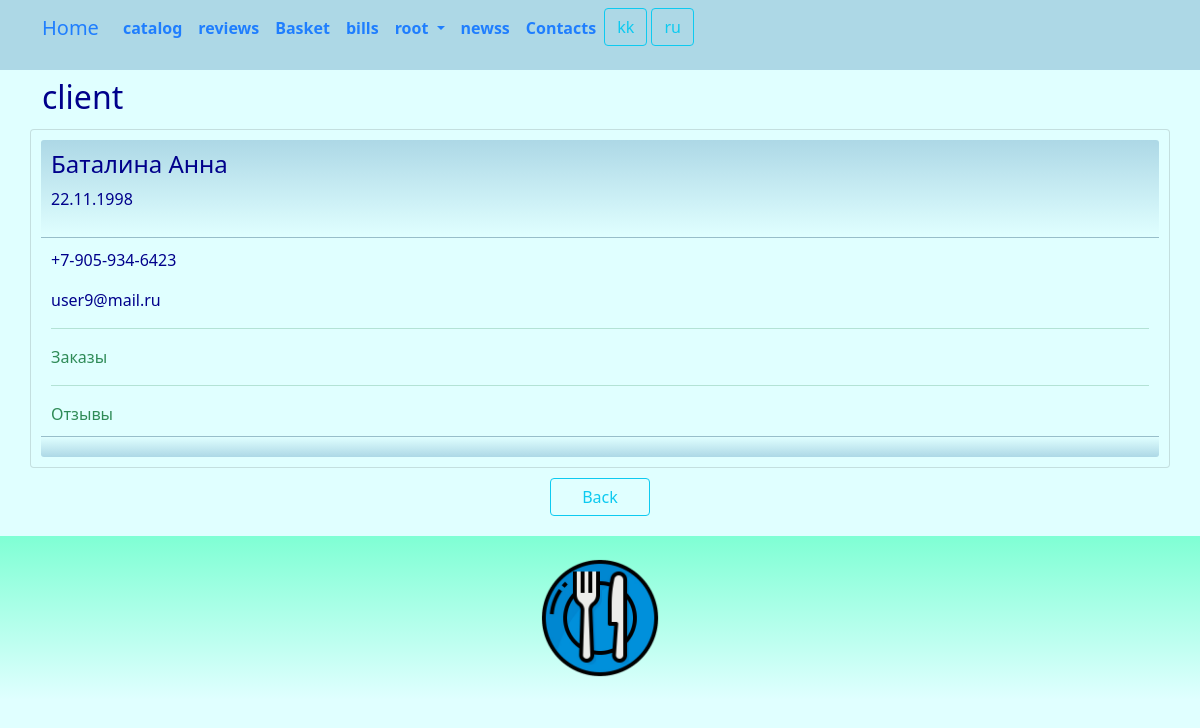
Page /client/read/9/ (signed in) on the committed database.
### star/models.py (models this page shows, shortened)
class Client(models.Model):
    email = models.CharField(_('client_email'), max_length=128)
    password = models.CharField(_('password'), max_length=128)
    name = models.CharField(_('client_name'), max_length=128)
    phone = models.CharField(_('client_phone'), max_length=32)
    birthday = models.DateTimeField(_('birthday'))
    class Meta:
        db_table = 'client'
        indexes = [
            models.Index(fields=['email']),
            models.Index(fields=['name']),
        ]
        ordering = ['name']

### star/views.py (the view)
# urls.py: path('client/read/<int:id>/', views.client_read, name='client_read'),
@login_required
def client_read(request, id):
    try:
        client = Client.objects.get(id=id)
        return render(request, "client/read.html", {"client": client})
    except Client.DoesNotExist:
        return HttpResponseNotFound("<h2>Client not found</h2>")
    except Exception as exception:
        print(exception)
        return HttpResponse(exception)

### templates/client/read.html (shortened to what this page needs)
{% extends "base.html" %}
{% load i18n %}
{% block content %}
<h2>{% trans "client" %}</h2>
<div class="row justify-content-center">
	<div class="card" style="width:100%">
		<div class="card-header">
			<h4>{{ client.name }}</h4>
			<p>{{ client.birthday | date:"d.m.Y"  }}</p>
		</div>
		<div class="card-body">
			<p>{{ client.phone }}</p>
			<p>{{ client.email }}</p>
			<hr>
			Заказы
			<hr>
			Отзывы
		</div>
		<div class="card-footer">
		</div>
	</div>
	<br>
	<div class="div-button-center">
		<button onclick="history.back()" class="btn btn-outline-info" style="width:100px">{% trans "Back" %}</button>
	</div>
</div>
{% endblock content %}

### templates/base.html (shortened to what this page needs)
{% load static %}
{% load i18n %}
<html>
<head>
	<link href="https://cdn.jsdelivr.net/npm/bootstrap@5.0.2/dist/css/bootstrap.min.css" rel="stylesheet">
	<link rel="stylesheet" href="{% static 'css/styles.css' %}" />
	<link rel="stylesheet" href="{% static 'css/choosen.css' %}" />
</head>
<nav class="navbar navbar-expand-lg justify-content-center">
	<div class="container">
		<div class="collapse navbar-collapse" id="mainMenu">
			<ul class="navbar-nav me-auto mb-2 mb-lg-0">
				<a class="navbar-brand" href="{{ HTTP_HOST }}/">{% trans "Home" %}</a>
				<li class="nav-item">
					<a class="nav-link" href="{% url 'catalog_list' %}">{% trans "catalog" %}</a>
				</li>
				<li class="nav-item">
					<a class="nav-link" href="{% url 'review_list' %}">{% trans "reviews" %}</a>
				</li>
				{% if user.is_authenticated %}
				<li class="nav-item">
					<a class="nav-link" href="{% url 'basket' %}">{% trans "Basket" %}</a>
				</li>
				<li class="nav-item">
					<a class="nav-link" href="{% url 'bill_index' %}">{% trans "bills" %}</a>
				</li>
				<li class="nav-item dropdown">
					<a class="nav-link dropdown-toggle" href="#" id="navbarDropdown" role="button" data-bs-toggle="dropdown" aria-expanded="false">
						{{ user.username }}
					</a>
				</li>
				{% else %}
				<form class="form-inline ml-auto">
					<a href="{% url 'login' %}" class="btn btn-outline-secondary">{% trans "Log In" %}</a>
					<a href="{% url 'signup' %}" class="btn btn-primary ml-2">{% trans "Sign up" %}</a>
				</form>
				{% endif %}
				<li class="nav-item">
					<a class="nav-link" href="{% url 'news_list' %}">{% trans "newss" %}</a>
				</li>
				<li class="nav-item">
					<a class="nav-link" href="{% url 'contact' %}">{% trans "Contacts" %}</a>
				</li>
				<form action="{% url 'set_language' %}" method="post">
					{% get_current_language as LANGUAGE_CODE %}
					{% get_available_languages as LANGUAGES %}
					{% get_language_info_list for LANGUAGES as languages %}
					{% for language in languages %}
					<button type="submit" class="btn btn-outline-info" name="language" value="{{ language.code }}">
						{{ language.code }}
					</button>
					{% endfor %}
				</form>
			</ul>
		</div>
	</div>
</nav>
<body>
	<div class="container">
		{% block content%}{% endblock content %}
	</div>
</body>
<footer class="container-fluid text-center bg-lightgray">
	<div class="copyrights">
		<img src="{% static 'images/logo.png' %}" alt="logo" style="height:144px; padding: 10px;">
	</div>
</footer>
<link rel="stylesheet" href="https://cdn.datatables.net/1.11.2/css/jquery.dataTables.min.css">
<link href="{% static 'css/jquery.fancybox.min.css' %}" rel="stylesheet">
</html>

### static/css/styles.css (style rules this page uses)
:root { --navbar-background-color: LightBlue; --navbar-text-color: #1F7EFE; --main-background-color-light: LightCyan; --main-background-color-dark: LightBlue; --main-text-color: DarkBlue; --main-header-color: DarkBlue; --main-text-attention-color: Purple; --footer-background-color-light: LightCyan; --footer-background-color-dark: Aquamarine; --footer-text-color: Teal; --card-background-color-light: LightCyan; --card-background-color-dark: LightBlue; --card-text-color: SeaGreen; --table-background-color-light: LightCyan; --table-background-color-dark: #F5F5F5; --table-text-color: DarkBlue; --star-size: 30px; --star-color: LightYellow; --star-background: Yellow ; }
.navbar { background-color: var(--navbar-background-color); color: var(--navbar-text-color); }
.navbar .navbar-nav, .navbar .navbar-nav .navbar-text { color: var(--navbar-text-color); }
.navbar ul { background-color: var(--navbar-background-color); color: var(--navbar-text-color); }
.navbar li { background-color: var(--navbar-background-color); color: var(--navbar-text-color); }
.navbar a { background-color: var(--navbar-background-color); color: var(--navbar-text-color); }
.navbar-brand { background-color: var(--navbar-background-color); color: var(--navbar-text-color); }
.nav-item { background-color: var(--navbar-background-color); color: var(--navbar-text-color); font-weight: bold; }
body { background-color: var(--main-background-color-light); }
h1, h2, h3, h4, h5, h6 { color: var(--main-header-color); }
p, ul, li, label { color: var(--main-text-color); }
.card { background-color: var(--card-background-color-light); color: var(--card-text-color); margin-top: 5px; padding: 10px; }
.card-header { background-image: linear-gradient(top, var(--card-background-color-dark), var(--card-background-color-light)); background-image: -o-linear-gradient(top, var(--card-background-color-dark), var(--card-background-color-light)); background-image: -moz-linear-gradient(top, var(--card-background-color-dark), var(--card-background-color-light)); background-image: -webkit-linear-gradient(top, var(--card-background-color-dark), var(--card-background-color-light)); color: var(--card-text-color); padding: 10px; }
.card-body { background-color: var(--card-background-color-light); color: var(--card-text-color); padding: 10px; }
.card-footer { background-image: linear-gradient(top, var(--card-background-color-light), var(--card-background-color-dark)); background-image: -o-linear-gradient(top, var(--card-background-color-light), var(--card-background-color-dark)); background-image: -moz-linear-gradient(top, var(--card-background-color-light), var(--card-background-color-dark)); background-image: -webkit-linear-gradient(top, var(--card-background-color-light), var(--card-background-color-dark)); color: var(--card-text-color); padding: 10px; }
.div-button-center { text-align: center; padding: 10px; }
footer { background-image: linear-gradient(top, var(--footer-background-color-dark), var(--footer-background-color-light)); background-image: -o-linear-gradient(top, var(--footer-background-color-dark), var(--footer-background-color-light)); background-image: -moz-linear-gradient(top, var(--footer-background-color-dark), var(--footer-background-color-light)); background-image: -webkit-linear-gradient(top, var(--footer-background-color-dark), var(--footer-background-color-light)); margin-top: 10px; padding: 10px; }

### rows in the picture
Client: name "Баталина Анна", birthday "22.11.1998", phone "+7-905-934-6423", email "user9@mail.ru"

### other values in the picture
{{ user.username }} "root"
{{ language.code }} "kk" "ru"
